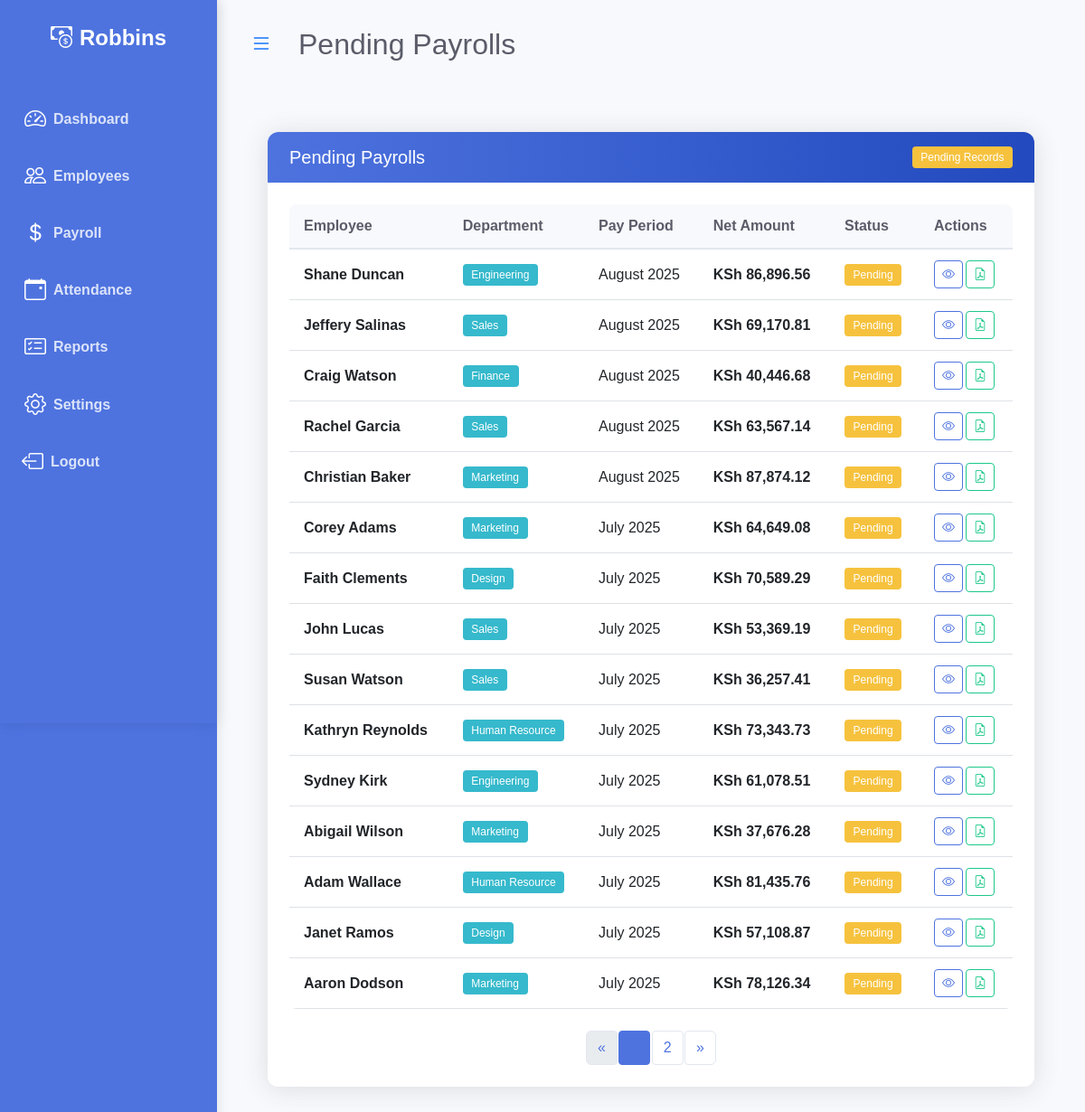
/payrolls/pending/ (signed in), run on the app's committed database.
### payroll/models.py (models this page shows, shortened)
class Company(models.Model):
    name = models.CharField(max_length=255)
    logo = models.ImageField(upload_to='logos/', null=True, blank=True)

class Payroll(models.Model):
    reference_id = models.CharField(
        max_length=50,  # Increased length to accommodate UUID
        unique=True,
        help_text="Unique reference ID for this payroll",
        editable=False  # Prevent manual editing
    )
    PAYMENT_STATUS_CHOICES = [
        ('paid', 'Paid'),
        ('pending', 'Pending'),
    ]
    employee = models.ForeignKey(Employee, on_delete=models.CASCADE, related_name='payrolls')
    pay_period = models.DateField(
        default=timezone.now,
        help_text="Period for which this payroll is generated"
    )
    gross_salary = models.DecimalField(max_digits=10, decimal_places=2)
    total_allowances = models.DecimalField(max_digits=10, decimal_places=2, default=0.00)
    total_deductions = models.DecimalField(max_digits=10, decimal_places=2, default=0.00)
    net_salary = models.DecimalField(max_digits=10, decimal_places=2)
    payment_status = models.CharField(
        max_length=20,
        choices=PAYMENT_STATUS_CHOICES,
        default='pending'
    )
    payment_date = models.DateField(blank=True, null=True)
    created_at = models.DateTimeField(auto_now_add=True)
    updated_at = models.DateTimeField(auto_now=True)
    tax_rate = models.DecimalField(max_digits=5, decimal_places=2, default=0)
    health_insurance = models.DecimalField(max_digits=10, decimal_places=2, default=0)
    retirement_rate = models.DecimalField(max_digits=5, decimal_places=2, default=0)
    tax_amount = models.DecimalField(max_digits=10, decimal_places=2, default=0)
    retirement_amount = models.DecimalField(max_digits=10, decimal_places=2, default=0)
    class Meta:
        ordering = ['-pay_period', 'employee__first_name']
        unique_together = ['employee', 'pay_period']

class Employee(models.Model):
    ACTIVE_STATUS = [
        ('active', 'Active'),
        ('on_leave', 'On Leave'),
        ('probation', 'Probation'),
    ]
    DEPARTMENT_CHOICES = [
        ('engineering', 'Engineering'),
        ('marketing', 'Marketing'),
        ('sales', 'Sales'),
        ('human_resource', 'Human Resource'),
        ('finance', 'Finance'),
        ('design', 'Design'),
    ]
    first_name = models.CharField(max_length=30)
    last_name = models.CharField(max_length=30)
    email = models.EmailField()
    phone_number = models.CharField(max_length=15, blank=True, null=True)
    hire_date = models.DateField()
    department = models.CharField(
        max_length=20,
        choices=DEPARTMENT_CHOICES,
        null=True,
        blank=True,
    )
    salary = models.DecimalField(max_digits=10, decimal_places=2)
    is_active = models.CharField(
        max_length=10,
        choices=ACTIVE_STATUS,
        default='active',
    )

### payroll/views.py (the view)
# urls.py: path('payrolls/pending/', views.pending_payroll_list, name='pending_payroll_list'),
@login_required
def pending_payroll_list(request):
    pending_payrolls_list = Payroll.objects.filter(payment_status='pending').order_by('-pay_period')
    paginator = Paginator(pending_payrolls_list, 15)
    page = request.GET.get('page')
    try:
        pending_payrolls = paginator.page(page)
    except PageNotAnInteger:
        pending_payrolls = paginator.page(1)
    except EmptyPage:
        pending_payrolls = paginator.page(paginator.num_pages)
    context = {
        'pending_payrolls': pending_payrolls,
        'title': 'Pending Payrolls'
    }
    return render(request, 'payroll/pending_payroll_list.html', context)

### payroll/templatetags/company_tags.py (called while the page is built)
@register.simple_tag
def get_company_name():
    company = Company.objects.first()
    return company.name if company else "PayPulse"

### payroll/templates/payroll/pending_payroll_list.html (shortened to what this page needs)
{% extends 'base.html' %}
{% load static %}
{% load humanize %}
{% block extra_css %}
<link rel="stylesheet" href="{% static 'payroll/css/payroll_list.css' %}">
{% endblock %}
{% block page_title %}
{{ title }}
{% endblock %}
{% block content %}
<div class="container-fluid px-4">
        <div class="row my-5">
            <div class="col-12">
                <div class="card animate-fade-in">
                    <div class="card-header d-flex justify-content-between align-items-center">
                        <h5 class="mb-0">{{ title }}</h5>
                        <span class="badge bg-warning">Pending Records</span>
                    </div>
                    <div class="card-body">
                        <div class="table-responsive">
                            <table class="table table-hover align-middle">
                                <thead>
                                    <tr>
                                        <th>Employee</th>
                                        <th>Department</th>
                                        <th>Pay Period</th>
                                        <th>Net Amount</th>
                                        <th>Status</th>
                                        <th>Actions</th>
                                    </tr>
                                </thead>
                                <tbody>
                                    {% for payroll in pending_payrolls %}
                                    <tr>
                                        <td class="fw-bold">{{ payroll.employee.first_name }} {{ payroll.employee.last_name }}</td>
                                        <td><span class="badge bg-info text-white">{{ payroll.employee.get_department_display }}</span></td>
                                        <td>{{ payroll.pay_period|date:"F Y" }}</td>
                                        <td class="fw-bold">KSh {{ payroll.net_salary|floatformat:2|intcomma }}</td>
                                        <td><span class="badge bg-warning">{{ payroll.get_payment_status_display }}</span>
                                        </td>
                                        <td>
                                            <div class="btn-group">
                                                <a href="{% url 'payroll_detail' payroll.id %}" class="btn btn-sm btn-outline-primary"
                                                    title="View Details">
                                                    <i class="bi bi-eye"></i>
                                                </a>
                                                <a href="{% url 'generate_payroll_pdf' payroll.id %}" class="btn btn-sm btn-outline-success"
                                                    title="Download PDF">
                                                    <i class="bi bi-file-earmark-pdf"></i>
                                                </a>
                                            </div>
                                        </td>
                                    </tr>
                                    {% endfor %}
                                </tbody>
                            </table>
                        </div>
                    {% if pending_payrolls.has_other_pages %}
                    <nav aria-label="Page navigation">
                        <ul class="pagination justify-content-center mt-4">
                            {% if pending_payrolls.has_previous %}
                            <li class="page-item">
                                <a class="page-link" href="?page={{ pending_payrolls.previous_page_number }}"
                                    aria-label="Previous">
                                    <span aria-hidden="true">&laquo;</span>
                                </a>
                            </li>
                            {% else %}
                            <li class="page-item disabled">
                                <span class="page-link" aria-hidden="true">&laquo;</span>
                            </li>
                            {% endif %}
                            {% for i in pending_payrolls.paginator.page_range %}
                            {% if pending_payrolls.number == i %}
                            <li class="page-item active" aria-current="page"><span
                                    class="page-link">{{ i }}</span></li>
                            {% else %}
                            <li class="page-item"><a class="page-link" href="?page={{ i }}">{{ i }}</a></li>
                            {% endif %}
                            {% endfor %}
                            {% if pending_payrolls.has_next %}
                            <li class="page-item">
                                <a class="page-link" href="?page={{ pending_payrolls.next_page_number }}"
                                    aria-label="Next">
                                    <span aria-hidden="true">&raquo;</span>
                                </a>
                            </li>
                            {% else %}
                            <li class="page-item disabled">
                                <span class="page-link" aria-hidden="true">&raquo;</span>
                            </li>
                            {% endif %}
                        </ul>
                    </nav>
                    {% endif %}
                </div>
            </div>
        </div>
    </div>
</div>
{% endblock %}

### templates/sidebar.html (shortened to what this page needs)
{% load company_tags %}
<div class="bg-primary-dark" id="sidebar-wrapper">
      <div class="sidebar-heading text-center py-4 fs-4 fw-bold text-white">
        <i class="bi bi-cash-coin me-2"></i><span class="sidebar-label">{% get_company_name %}</span>
      </div>
      <div class="list-group list-group-flush my-3">
        <a href="{% url 'index'%}" class="list-group-item list-group-item-action bg-transparent second-text fw-bold {% if request.resolver_match.url_name == 'index' %}active{% endif %}">
          <i class="bi bi-speedometer2 me-2"></i><span class="sidebar-label">Dashboard</span>
        </a>
        <a href="{% url 'employee_list'%}" class="list-group-item list-group-item-action bg-transparent second-text fw-bold {% if request.resolver_match.url_name == 'employee_list' %}active{% endif %}">
          <i class="bi bi-people me-2"></i><span class="sidebar-label">Employees</span>
        </a>
        <a href="{% url 'payroll'%}" class="list-group-item list-group-item-action bg-transparent second-text fw-bold {% if request.resolver_match.url_name == 'payroll' %}active{% endif %}">
          <i class="bi bi-currency-dollar me-2"></i><span class="sidebar-label">Payroll</span>
        </a>
        <a href="#" class="list-group-item list-group-item-action bg-transparent second-text fw-bold">
          <i class="bi bi-calendar-event me-2"></i><span class="sidebar-label">Attendance</span>
        </a>
        <a href="{% url 'reports' %}" class="list-group-item list-group-item-action bg-transparent second-text fw-bold {% if request.resolver_match.url_name == 'reports' %}active{% endif %}">
          <i class="bi bi-card-checklist me-2"></i><span class="sidebar-label">Reports</span>
        </a>
        <a href="{% url 'company_settings' %}" class="list-group-item list-group-item-action bg-transparent second-text fw-bold {% if request.resolver_match.url_name == 'company_settings' %}active{% endif %}">
          <i class="bi bi-gear me-2"></i><span class="sidebar-label">Settings</span>
        </a>
        {% if user.is_authenticated %}
        <a href="#" onclick="event.preventDefault(); document.getElementById('logout-form').submit();" class="list-group-item list-group-item-action bg-transparent text-danger fw-bold border-0 w-100 text-start">
          <i class="bi bi-box-arrow-left me-2"></i><span class="sidebar-label">Logout</span>
        </a>
        {% else %}
        <a href="{% url 'login' %}" class="list-group-item list-group-item-action bg-transparent second-text fw-bold">
          <i class="bi bi-box-arrow-in-right me-2"></i><span class="sidebar-label">Login</span>
        </a>
        {% endif %}
      </div>
    </div>

### static/css/style.css (style rules this page uses)
:root { --primary-color: #4e73df;--secondary-color: #1cc88a;--danger-color: #e74a3b;--warning-color: #f6c23e;--info-color: #36b9cc;--dark-color: #5a5c69;--light-color: #f8f9fc;--border-color: #e3e6f0 }
* { margin:0;padding:0;box-sizing:border-box }
body { font-family:Nunito,sans-serif;background-color:#f8f9fc;color:#5a5c69;overflow-x:hidden }
#sidebar-wrapper { min-height:100vh;width:250px;flex-shrink: 0;margin-left:0;transition:margin .25s ease-out;background-color:var(--primary-color) }
#sidebar-wrapper .sidebar-heading { padding:.875rem 1.25rem;font-size:1.2rem }
#sidebar-wrapper .list-group { width:15rem }
.list-group-item { border:none;padding:.85rem 1.5rem;color:#fffc!important }
.bg-primary-dark { background-color:var(--primary-color) }
.second-text { color:#fffc }
.pagination .page-item.active .page-link { background-color:var(--primary-color);border-color:var(--primary-color) }
.pagination .page-link { color:var(--primary-color) }
.badge { padding:.5em .8em;font-weight:500;font-size:.75em }

### static/css/responsive.css (style rules this page uses)
@media (min-width: 768px) { #sidebar-wrapper { margin-left: 0; } }
@media (min-width: 1200px) { .container-fluid { padding-left: 2rem; padding-right: 2rem; } }
.sidebar .list-group-item { border-left: 3px solid transparent; transition: all 0.2s ease; }

### payroll/static/payroll/css/payroll_list.css (style rules this page uses)
:root { --primary-color: #4e73df; --secondary-color: #1cc88a; --danger-color: #e74a3b; --warning-color: #f6c23e; --info-color: #36b9cc; --dark-color: #5a5c69; --light-color: #f8f9fc; --border-color: #e3e6f0; }
.card { border: none; border-radius: 0.75rem; box-shadow: 0 0.15rem 1.75rem 0 rgba(58, 59, 69, 0.15); transition: transform 0.3s ease, box-shadow 0.3s ease; overflow: hidden; }
.card .card-header { background: linear-gradient(90deg, var(--primary-color) 0%, #224abe 100%); color: #fff; border-bottom: none; padding: 1rem 1.5rem; font-weight: 600; }
.card .card-body { padding: 1.5rem; background-color: #fff; }
.table { margin-bottom: 0; border-radius: 0.5rem; overflow: hidden; }
.table th { background-color: var(--light-color); color: var(--dark-color); font-weight: 600; border-bottom: 2px solid var(--border-color); padding: 0.75rem 1rem; white-space: nowrap; }
.table td { padding: 0.75rem 1rem; vertical-align: middle; }
.table tbody tr:nth-child(even) { background-color: rgba(78, 115, 223, 0.05); }
.btn-group .btn { margin-right: 0.25rem; border-radius: 0.25rem !important; transition: all 0.2s ease; }
.btn-group .btn:last-child { margin-right: 0; }
.btn-outline-primary { color: var(--primary-color); border-color: var(--primary-color); }
.btn-outline-success { color: var(--secondary-color); border-color: var(--secondary-color); }
.badge { padding: 0.5em 0.8em; font-weight: 500; font-size: 0.75em; border-radius: 0.25rem; }
.badge.bg-warning { background-color: var(--warning-color) !important; color: #fff !important; }
.badge.bg-info { background-color: var(--info-color) !important; }
.pagination { margin-top: 1.5rem; margin-bottom: 0; }
.pagination .page-item.active .page-link { background-color: var(--primary-color); border-color: var(--primary-color); }
.pagination .page-link { color: var(--primary-color); border-color: var(--border-color); margin: 0 0.15rem; border-radius: 0.25rem; }
.animate-fade-in { animation: fadeIn 0.5s ease-in-out; }

### templates/base.html (style rules this page uses)
#sidebar-wrapper { width: 15rem; min-width: 15rem; max-width: 15rem; min-height: 100vh; background: #4e73df; box-shadow: 0 0 15px rgba(0,0,0,0.1); transition: all 0.3s cubic-bezier(.4,0,.2,1); z-index: 1001; }
#sidebar-wrapper .list-group-item { white-space: nowrap; overflow: hidden; text-overflow: ellipsis; transition: padding 0.2s, text-align 0.2s; display: flex; align-items: center; }
#sidebar-wrapper .list-group-item i { color: #fff !important; font-size: 1.5rem; margin-right: 0.5rem; transition: margin 0.2s; }
.sidebar .list-group-item { color: rgba(255, 255, 255, 0.8) !important; background-color: transparent; }
#sidebar-wrapper .list-group-item i { color: #fff !important; }

### data on the page
Company: name "Robbins"
Payroll: employee.first_name "Shane", employee.last_name "Duncan", employee.department "Engineering", pay_period "August 2025", net_salary "86,896.56", payment_status "Pending"
Payroll: employee.first_name "Jeffery", employee.last_name "Salinas", employee.department "Sales", pay_period "August 2025", net_salary "69,170.81", payment_status "Pending"
Payroll: employee.first_name "Craig", employee.last_name "Watson", employee.department "Finance", pay_period "August 2025", net_salary "40,446.68", payment_status "Pending"
Payroll: employee.first_name "Rachel", employee.last_name "Garcia", employee.department "Sales", pay_period "August 2025", net_salary "63,567.14", payment_status "Pending"
Payroll: employee.first_name "Christian", employee.last_name "Baker", employee.department "Marketing", pay_period "August 2025", net_salary "87,874.12", payment_status "Pending"
Payroll: employee.first_name "Corey", employee.last_name "Adams", employee.department "Marketing", pay_period "July 2025", net_salary "64,649.08", payment_status "Pending"
Payroll: employee.first_name "Faith", employee.last_name "Clements", employee.department "Design", pay_period "July 2025", net_salary "70,589.29", payment_status "Pending"
Payroll: employee.first_name "John", employee.last_name "Lucas", employee.department "Sales", pay_period "July 2025", net_salary "53,369.19", payment_status "Pending"
Payroll: employee.first_name "Susan", employee.last_name "Watson", employee.department "Sales", pay_period "July 2025", net_salary "36,257.41", payment_status "Pending"
Payroll: employee.first_name "Kathryn", employee.last_name "Reynolds", employee.department "Human Resource", pay_period "July 2025", net_salary "73,343.73", payment_status "Pending"
Payroll: employee.first_name "Sydney", employee.last_name "Kirk", employee.department "Engineering", pay_period "July 2025", net_salary "61,078.51", payment_status "Pending"
Payroll: employee.first_name "Abigail", employee.last_name "Wilson", employee.department "Marketing", pay_period "July 2025", net_salary "37,676.28", payment_status "Pending"
Payroll: employee.first_name "Adam", employee.last_name "Wallace", employee.department "Human Resource", pay_period "July 2025", net_salary "81,435.76", payment_status "Pending"
Payroll: employee.first_name "Janet", employee.last_name "Ramos", employee.department "Design", pay_period "July 2025", net_salary "57,108.87", payment_status "Pending"
Payroll: employee.first_name "Aaron", employee.last_name "Dodson", employee.department "Marketing", pay_period "July 2025", net_salary "78,126.34", payment_status "Pending"

### other printed values
{{ title }} "Pending Payrolls"
{{ i }} "2"
